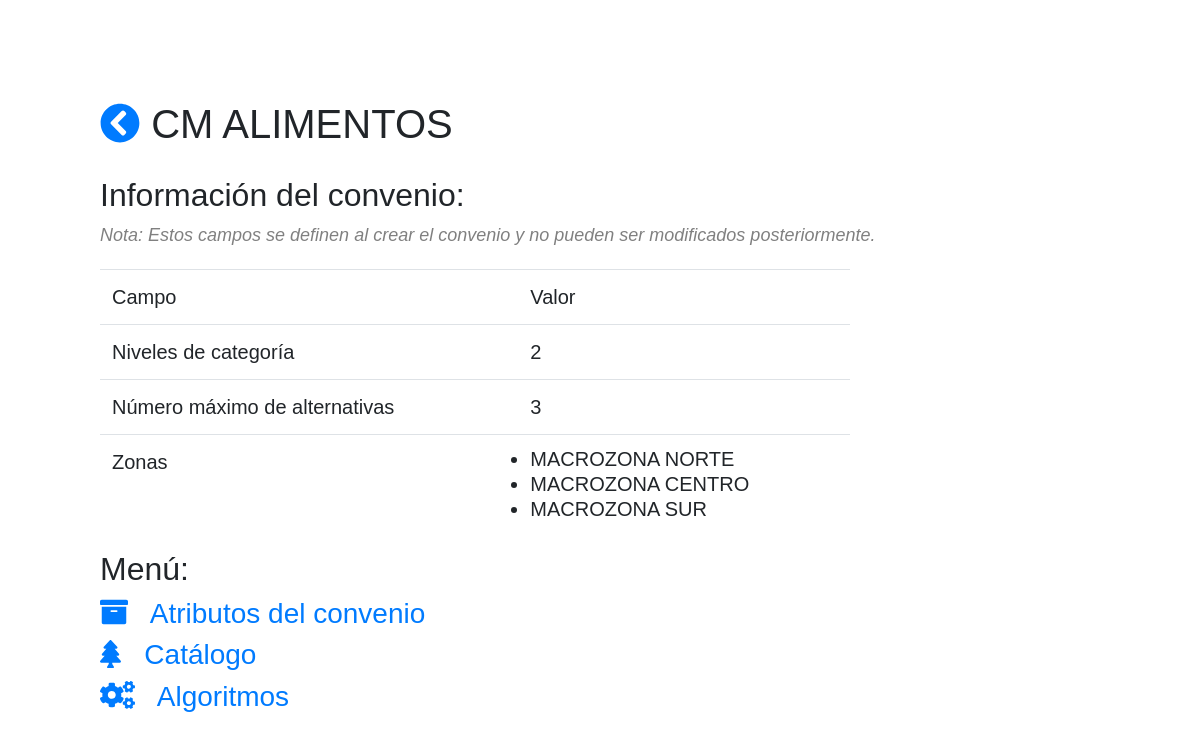
/bid/1, run on an earlier commit of the app's database.
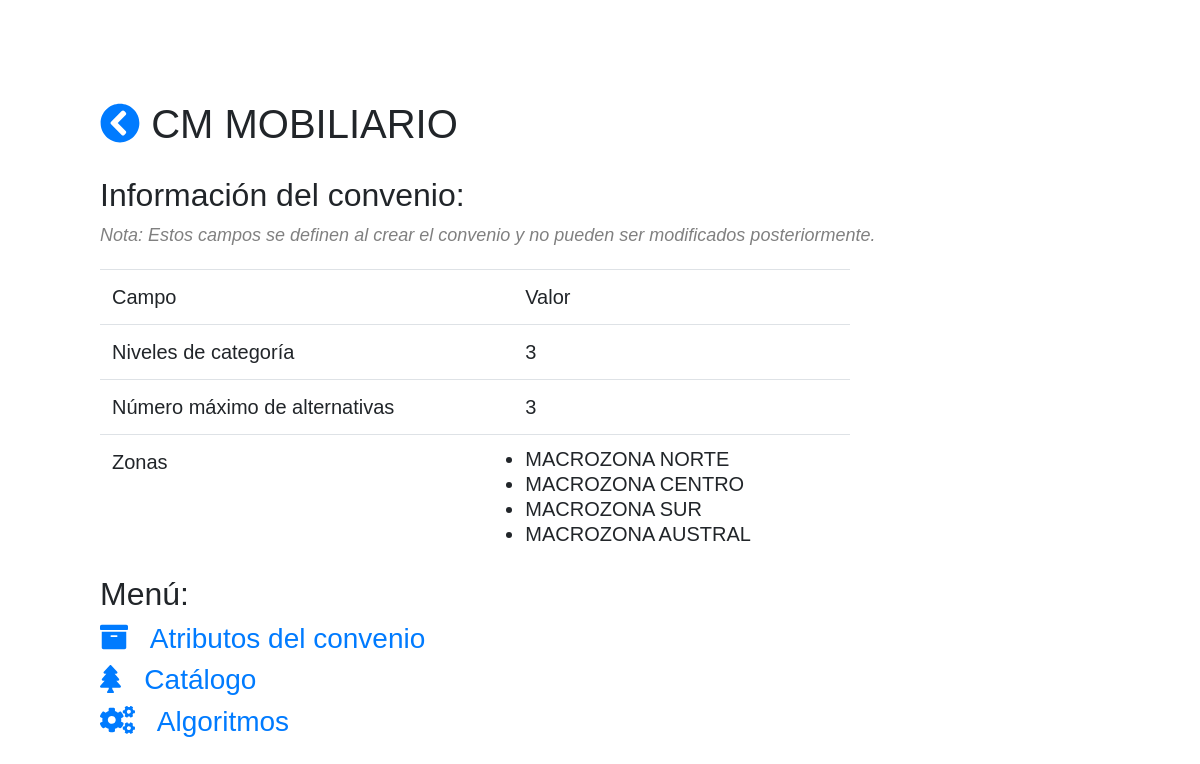
And on a later commit of the database.
### catalog/models.py (models this page shows, shortened)
class Bid(models.Model):
	name = models.CharField(max_length = 256, unique = True)
	max_category_level = models.IntegerField(
		validators=[
            MaxValueValidator(4),
            MinValueValidator(1)
        ])
	max_products_alternatives = models.IntegerField(
		validators=[
            MaxValueValidator(20),
            MinValueValidator(1)
        ])
	def __str__(self):
		return self.name

class Zone(models.Model):
	name = models.CharField(max_length = 256)
	bid = models.ForeignKey(Bid, related_name = 'zones', on_delete = models.CASCADE)
	def __str__(self):
		return self.name
	class Meta:
		unique_together = [['name', 'bid']]

### catalog/views.py (the view)
class BidDetail(DetailView):
	model = Bid
	template_name = "catalog/bid_detail.html"
	def get(self, request, pk):
		bid = get_object_or_404(Bid, pk=pk)
		zones = bid.zones.all()
		context = {'bid': bid,
					'zones': zones,
					}
		return render(request, self.template_name, context)

### catalog/templates/catalog/bid_detail.html
{% extends "base_bootstrap.html" %}
{% block content %}
<div class=header>
	<h1>
		<a href="{% url 'catalog:bids'%}"> <i class="fa fa-chevron-circle-left"></i></a>
		{{bid}}
	</h1>
</div>
<h2>Información del convenio:</h2>
<div class=note> Nota: Estos campos se definen al crear el convenio y no pueden ser modificados posteriormente. </div>
<table class="table table-hover" style="width: 750px;">
	<thead>
		<tr>
			<td> Campo </td>
			<td> Valor </td>
		</tr>
	</thead>
	<tbody>
		<tr>
			<td> Niveles de categoría</td>
			<td> {{bid.max_category_level}}</td>
		</tr>
		<tr>
			<td> Número máximo de alternativas</td>
			<td> {{bid.max_products_alternatives}} </td>
		</tr>
		<tr>
			<td> Zonas</td>
			<td>
				{% for zone in zones %}
					<ul class="no-space">
						<li>{{zone}}</li>
					</ul>
				{%endfor%}
			</td>
		</tr>
	</tbody>
</table>
<h2>Menú:</h2>
<ul class="no-bullets" style="list-style-type: none; margin: 0; padding: 0;">
	<h3>
		<li>
			<a href="{% url 'catalog:bidattribute_list' bid.id %}">
				<i class="fa fa-archive"></i>
				&nbsp
				Atributos del convenio
			</a>
		</li>
	</h3>
	<h3>
		<li>
			<a href="{% url 'catalog:category_list' bid.id %}">
				<i class="fa fa-tree"></i>
				&nbsp
				Catálogo
			</a>
		</li>
	</h3>
	<h3>
		<li>
			<a href="{% url 'catalog:algorithms' bid.id %}">
				<i class="fa fa-cogs"></i>
				&nbsp
				Algoritmos
			</a>
		</li>
	</h3>
</ul>
{% endblock %}

What changed in the data, as far as the page shows it:
changed Bid: name "CM ALIMENTOS" → "CM MOBILIARIO"; max_category_level "2" → "3"
added Zone: name "MACROZONA AUSTRAL"
